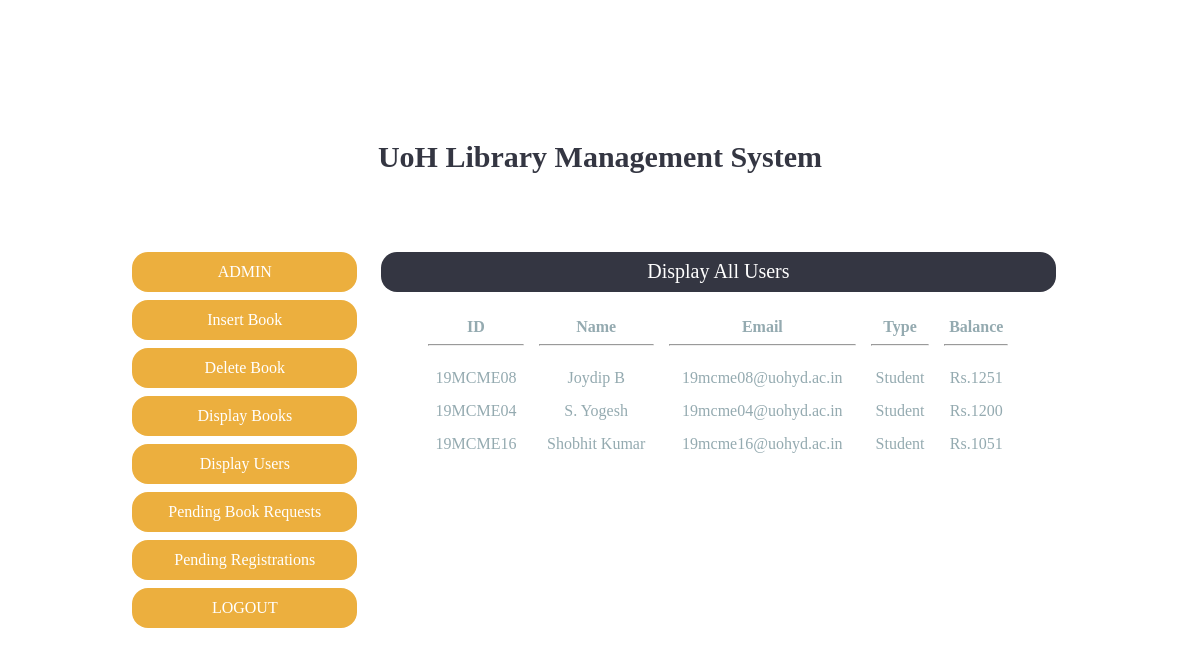
/IT-Project/UoH_LMS/admin/display_users.php, run on the app's committed database.
### tables this page shows
CREATE TABLE IF NOT EXISTS `user` (
  `ID` varchar(10) NOT NULL,
  `NAME` varchar(30) NOT NULL,
  `EMAIL` varchar(30) NOT NULL,
  `PASSWORD` varchar(42) NOT NULL,
  `TYPE` varchar(10) NOT NULL,
  `BALANCE` int(11) NOT NULL,
  PRIMARY KEY (`ID`),
  UNIQUE KEY `UNIQUE` (`EMAIL`)
);

### IT-Project/UoH_LMS/admin/display_users.php (the view, shortened to what this page needs)
<?php
require "../db_connect.php";
?>
<!DOCTYPE html>
<html lang="en">
<head>
    <link rel="stylesheet" type="text/css" href="./css/tab_style.css">
    <link rel="stylesheet" type="text/css" href="css/pending_registrations_style.css">
</head>
<body>
    <h2><a href="../index.php">UoH Library Management System</a></h2>
    <div class="container">
        <div class="leftdiv">
            <a href="./home.php"><Button class="btnPart">ADMIN</Button></a>
            <a href="./insert_book.php"><Button class="btnPart">Insert Book</Button></a>
            <a href="./delete_book.php"><Button class="btnPart">Delete Book</Button></a>
            <a href="./display_books.php"><Button class="btnPart">Display Books</Button></a>
            <a href="./display_users.php"><Button class="btnPart">Display Users</Button></a>
            <a href="./pending_book_requests.php"><Button class="btnPart">Pending Book Requests</Button></a>
            <a href="./pending_registrations.php"><Button class="btnPart">Pending Registrations</Button></a>
            <a href="../logout.php"><Button class="btnPart">LOGOUT</Button></a>
        </div>
        <div class="rightdiv">
            <button class="headerBtn">Display All Users</button>
            <?php
            $query = $conn->prepare("SELECT ID, NAME, EMAIL, TYPE, BALANCE FROM user ORDER BY NAME");
            $query->execute();
            $result = $query->get_result();
            $rows = mysqli_num_rows($result);
            if ($rows == 0)
                echo "<h2 align='center'>No User Available!</h2>";
            else {
                echo "<form class='cd-form'>";
                echo "<table width='100%' cellpadding=5 cellspacing=5>";
                echo "<tr>
						<th>ID<hr></th>
						<th>Name<hr></th>
						<th>Email<hr></th>
						<th>Type<hr></th>
						<th>Balance<hr></th>
					</tr>";
                for ($i = 0; $i < $rows; $i++) {
                    $row = mysqli_fetch_array($result);
                    echo "<tr>";
                    for ($j = 0; $j < 5; $j++)
                        if ($j == 4)
                            echo "<td>Rs." . $row[$j] . "</td>";
                        else
                            echo "<td>" . $row[$j] . "</td>";
                    echo "</tr>";
                }
                echo "</table>";
                echo "</form>";
            }
            ?>
        </div>
    </div>
</body>
</html>

### IT-Project/UoH_LMS/admin/css/tab_style.css (style rules this page uses)
h2 a { text-decoration: none; color: #343642; font-family: Georgia, 'Times New Roman', Times, serif; font-size: 30px; position: relative; top: 120px; text-align: center; display: block; }
.container { width: 80%; height: 440px; max-width: 1000px; text-align: center; margin: 8em auto; font-family: Georgia, 'Times New Roman', Times, serif; font-size: 1.3rem; padding: 2% 5%; }
.leftdiv { float: left; width: 25%; }
.rightdiv { float: right; width: 75%; }
.btnPart { background-color:#ecaf3e; color: #fff; border: 0px; border-radius: 1rem; font-family: Georgia, 'Times New Roman', Times, serif; font-size: 16px; width: 95%; height: 40px; margin-top: 8px; cursor: pointer; transition: all .2s ease-in-out; }
.headerBtn { background-color: #343642; color: #ffffff; border: 0px; border-radius: 1rem; font-family: Georgia, 'Times New Roman', Times, serif; font-size: 20px; width: 95%; height: 40px; margin-top: 8px; }

### IT-Project/UoH_LMS/admin/css/pending_registrations_style.css (style rules this page uses)
.cd-form { width: 90%; max-width: 600px; margin: auto; font-size: 16px; color: #94aab0; margin-bottom: 10px; justify-content: center; }
.cd-form::after { clear: both; content: ""; display: table; }

### data on the page
user: ID "19MCME08", NAME "Joydip B", EMAIL "19mcme08@uohyd.ac.in", TYPE "Student", BALANCE "1251"
user: ID "19MCME04", NAME "S. Yogesh", EMAIL "19mcme04@uohyd.ac.in", TYPE "Student", BALANCE "1200"
user: ID "19MCME16", NAME "Shobhit Kumar", EMAIL "19mcme16@uohyd.ac.in", TYPE "Student", BALANCE "1051"
